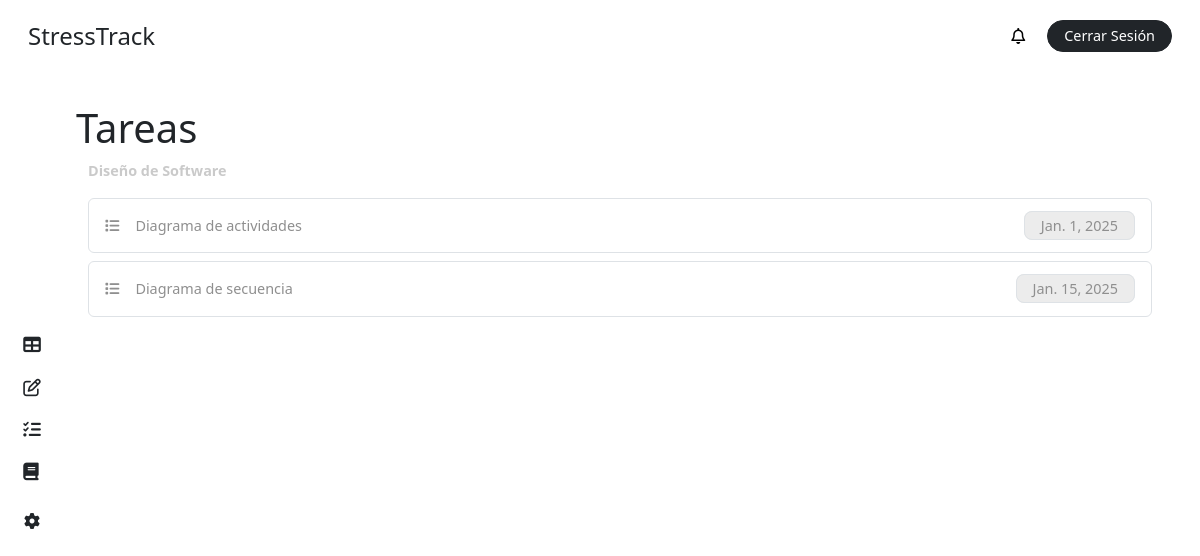
Screenshot of /tasks/ (signed in) with the database file from the repository.
### stress/models.py (models this page shows, shortened)
class Course(models.Model):
    name = models.CharField(max_length=100)
    teacher = models.ForeignKey('CustomUser', on_delete=models.CASCADE, related_name='teaching_courses', limit_choices_to={'role': 'teacher'})

class Task(models.Model):
    title = models.CharField(max_length=200)
    due_date = models.DateField(blank=True, null=True)
    course = models.ForeignKey(Course, on_delete=models.CASCADE, related_name='tasks')

### stress/views.py (the view, shortened to what this page needs)
# urls.py: path('tasks/', views.list_tasks, name='list-tasks'),
@login_required
def list_tasks(request):
    user = request.user
    if user.role == 'student':
        course = user.course
    else:
        course = user.teaching_courses.first()
    if course:
        tasks = course.tasks.all()
    else:
        tasks = None
    context = {
        'tasks': tasks,
        'role': user.role,
        'course': course,
        'notifications': user.notifications.all(),
        'unread_notifications': user.notifications.filter(is_read=False).count(),
    }
    return render(request, 'dashboard/task.html', context)

### stress/templates/dashboard/task.html (shortened to what this page needs)
{% extends "base/dashboard_base.html" %}
{% block content %}
{% include "elements/dashboard_sidebar.html" with role=role %}
<main class="main p-4 pt-2 pe-5">
    <div class="my-4">
        <div class="row">
            <div class="col-11 p-0">
                <h1 class="m-0">Tareas</h1>
            </div>
        </div>
        <label class="text-grisillo fw-bold my-2">
            {% if course %}
                {{ course.name }}
            {% else %}
                Curso
            {% endif %}
        </label>
        {% if not tasks %}
            <div class="bg-inf p-3 rounded-2 text-gris">
                <i class="fas fa-info-circle"></i> No existen tareas asignadas por el momento.
            </div>
        {% else %}
            {% for task in tasks %}
                {% if role == 'student' %}
                    <div class="p-3 my-2 rounded-2 text-gris border border-1">
                        <div class="row">
                            <div class="col-10">
                                <i class="fa-solid fa-list me-3"></i>{{ task.title }}
                            </div>
                            <div class="col-2 text-end">
                                <div class="ms-4 bg-color-grisillo py-1 px-3 border d-inline rounded-3 fs-7">
                                    {{ task.due_date }}
                                </div>
                            </div>
                        </div>
                    </div>
                {% endif %}
            {% endfor %}
        {% endif %}
    </div>
</main>
{% endblock %}

### stress/static/css/main.css (style rules this page uses)
body { height: 100vh; margin: 0; padding: 0; display: grid; grid-template-columns: 4rem 1fr; grid-template-rows: 4.5rem 1fr; grid-template-areas: "header header" "side main"; gap: 0; background-color: white; }
.main { grid-area: main; overflow-y: auto; }
.fs-7 { font-size: .9rem; }
.text-grisillo { color: #cacaca; font-size: .9rem; }
.text-gris { color: #8f8f8f !important; font-size: .9rem; }
.bg-color-grisillo { background-color: #ececec; }

### rows the page displays
Course: name "Diseño de Software"
Task: title "Diagrama de actividades", due_date "Jan. 1, 2025"
Task: title "Diagrama de secuencia", due_date "Jan. 15, 2025"
